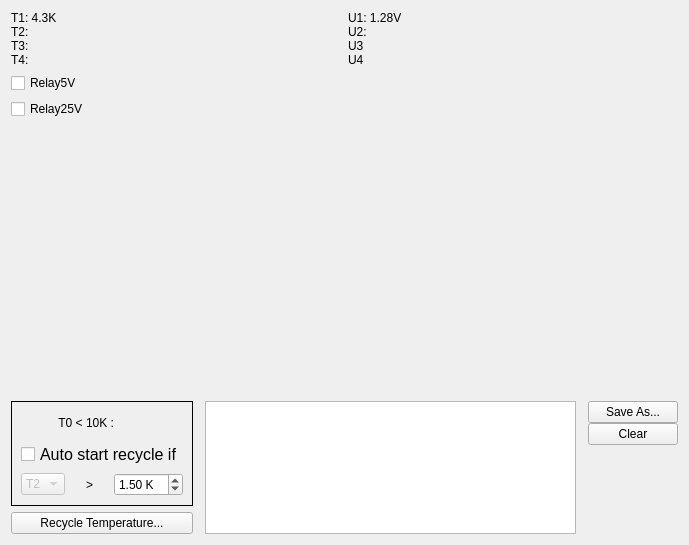
<?xml version="1.0" encoding="UTF-8"?>
<ui version="4.0">
 <class>TempM1Widget</class>
 <widget class="QWidget" name="TempM1Widget">
  <property name="enabled">
   <bool>true</bool>
  </property>
  <property name="geometry">
   <rect>
    <x>0</x>
    <y>0</y>
    <width>689</width>
    <height>545</height>
   </rect>
  </property>
  <property name="windowTitle">
   <string>Form</string>
  </property>
  <layout class="QVBoxLayout" name="verticalLayout_2">
   <item>
    <layout class="QHBoxLayout" name="horizontalLayout">
     <item>
      <widget class="QLabel" name="lbTemperature">
       <property name="styleSheet">
        <string notr="true">font: 24pt &quot;MS Shell Dlg 2&quot;; </string>
       </property>
       <property name="text">
        <string>T1: 4.3K
T2: 
T3:
T4:</string>
       </property>
      </widget>
     </item>
     <item>
      <widget class="QLabel" name="lbVoltage">
       <property name="styleSheet">
        <string notr="true">font: 24pt &quot;MS Shell Dlg 2&quot;;</string>
       </property>
       <property name="text">
        <string>U1: 1.28V
U2:
U3
U4</string>
       </property>
      </widget>
     </item>
    </layout>
   </item>
   <item>
    <layout class="QVBoxLayout" name="verticalLayout">
     <item>
      <widget class="QCheckBox" name="cb5V">
       <property name="styleSheet">
        <string notr="true">font: 12pt &quot;MS Shell Dlg 2&quot;; </string>
       </property>
       <property name="text">
        <string>Relay5V</string>
       </property>
      </widget>
     </item>
     <item>
      <widget class="QCheckBox" name="cb25V">
       <property name="styleSheet">
        <string notr="true">font: 12pt &quot;MS Shell Dlg 2&quot;; </string>
       </property>
       <property name="text">
        <string>Relay25V</string>
       </property>
      </widget>
     </item>
    </layout>
   </item>
   <item>
    <spacer name="verticalSpacer">
     <property name="orientation">
      <enum>Qt::Vertical</enum>
     </property>
     <property name="sizeHint" stdset="0">
      <size>
       <width>20</width>
       <height>40</height>
      </size>
     </property>
    </spacer>
   </item>
   <item>
    <layout class="QGridLayout" name="gridLayout" columnstretch="1,3,1,1">
     <property name="horizontalSpacing">
      <number>12</number>
     </property>
     <property name="verticalSpacing">
      <number>6</number>
     </property>
     <item row="3" column="0">
      <widget class="QPushButton" name="PB_RecycleTemp">
       <property name="sizePolicy">
        <sizepolicy hsizetype="Minimum" vsizetype="Fixed">
         <horstretch>0</horstretch>
         <verstretch>0</verstretch>
        </sizepolicy>
       </property>
       <property name="minimumSize">
        <size>
         <width>0</width>
         <height>0</height>
        </size>
       </property>
       <property name="styleSheet">
        <string notr="true">font: 12pt &quot;MS Shell Dlg 2&quot;;</string>
       </property>
       <property name="text">
        <string>Recycle Temperature...</string>
       </property>
      </widget>
     </item>
     <item row="2" column="0">
      <widget class="QFrame" name="verticalFrame_3">
       <property name="frameShape">
        <enum>QFrame::Box</enum>
       </property>
       <layout class="QVBoxLayout" name="verticalLayout_5">
        <item>
         <layout class="QHBoxLayout" name="horizontalLayout_6">
          <item>
           <spacer name="horizontalSpacer_3">
            <property name="orientation">
             <enum>Qt::Horizontal</enum>
            </property>
            <property name="sizeHint" stdset="0">
             <size>
              <width>40</width>
              <height>20</height>
             </size>
            </property>
           </spacer>
          </item>
          <item>
           <widget class="QLabel" name="label_3">
            <property name="styleSheet">
             <string notr="true">font: 12pt &quot;MS Shell Dlg 2&quot;;</string>
            </property>
            <property name="text">
             <string>T0 &lt; 10K :</string>
            </property>
            <property name="alignment">
             <set>Qt::AlignRight|Qt::AlignTrailing|Qt::AlignVCenter</set>
            </property>
           </widget>
          </item>
          <item>
           <widget class="QLabel" name="L_isOperating">
            <property name="minimumSize">
             <size>
              <width>25</width>
              <height>25</height>
             </size>
            </property>
            <property name="maximumSize">
             <size>
              <width>25</width>
              <height>25</height>
             </size>
            </property>
            <property name="text">
             <string/>
            </property>
           </widget>
          </item>
          <item>
           <spacer name="horizontalSpacer_2">
            <property name="orientation">
             <enum>Qt::Horizontal</enum>
            </property>
            <property name="sizeHint" stdset="0">
             <size>
              <width>40</width>
              <height>20</height>
             </size>
            </property>
           </spacer>
          </item>
         </layout>
        </item>
        <item>
         <layout class="QHBoxLayout" name="horizontalLayout_4">
          <item>
           <spacer name="horizontalSpacer_4">
            <property name="orientation">
             <enum>Qt::Horizontal</enum>
            </property>
            <property name="sizeHint" stdset="0">
             <size>
              <width>40</width>
              <height>20</height>
             </size>
            </property>
           </spacer>
          </item>
          <item>
           <widget class="QCheckBox" name="CB_TemperatureControl">
            <property name="font">
             <font>
              <family>MS Shell Dlg 2</family>
              <pointsize>12</pointsize>
              <weight>50</weight>
              <italic>false</italic>
              <bold>false</bold>
             </font>
            </property>
            <property name="layoutDirection">
             <enum>Qt::LeftToRight</enum>
            </property>
            <property name="styleSheet">
             <string notr="true">font: 12pt &quot;MS Shell Dlg 2&quot;;</string>
            </property>
            <property name="text">
             <string>Auto start recycle if</string>
            </property>
            <property name="iconSize">
             <size>
              <width>25</width>
              <height>25</height>
             </size>
            </property>
           </widget>
          </item>
          <item>
           <spacer name="horizontalSpacer_5">
            <property name="orientation">
             <enum>Qt::Horizontal</enum>
            </property>
            <property name="sizeHint" stdset="0">
             <size>
              <width>40</width>
              <height>20</height>
             </size>
            </property>
           </spacer>
          </item>
         </layout>
        </item>
        <item>
         <layout class="QHBoxLayout" name="horizontalLayout_5">
          <item>
           <widget class="QComboBox" name="CB_SelectedTempSensor">
            <property name="enabled">
             <bool>false</bool>
            </property>
            <property name="styleSheet">
             <string notr="true">font: 12pt &quot;MS Shell Dlg 2&quot;;</string>
            </property>
            <item>
             <property name="text">
              <string>T2</string>
             </property>
            </item>
            <item>
             <property name="text">
              <string>T3</string>
             </property>
            </item>
           </widget>
          </item>
          <item>
           <widget class="QLabel" name="label_2">
            <property name="statusTip">
             <string/>
            </property>
            <property name="styleSheet">
             <string notr="true">font: 12pt &quot;MS Shell Dlg 2&quot;; </string>
            </property>
            <property name="text">
             <string>&gt;</string>
            </property>
            <property name="alignment">
             <set>Qt::AlignCenter</set>
            </property>
           </widget>
          </item>
          <item>
           <widget class="QDoubleSpinBox" name="DSB_TempThreshold">
            <property name="enabled">
             <bool>true</bool>
            </property>
            <property name="sizePolicy">
             <sizepolicy hsizetype="Minimum" vsizetype="Maximum">
              <horstretch>0</horstretch>
              <verstretch>0</verstretch>
             </sizepolicy>
            </property>
            <property name="styleSheet">
             <string notr="true">font: 12pt &quot;MS Shell Dlg 2&quot;;</string>
            </property>
            <property name="suffix">
             <string> K</string>
            </property>
            <property name="maximum">
             <double>20.000000000000000</double>
            </property>
            <property name="singleStep">
             <double>0.010000000000000</double>
            </property>
            <property name="value">
             <double>1.500000000000000</double>
            </property>
           </widget>
          </item>
         </layout>
        </item>
       </layout>
      </widget>
     </item>
     <item row="2" column="1" rowspan="2" colspan="2">
      <widget class="QPlainTextEdit" name="PTE_Log">
       <property name="sizePolicy">
        <sizepolicy hsizetype="Minimum" vsizetype="Ignored">
         <horstretch>0</horstretch>
         <verstretch>0</verstretch>
        </sizepolicy>
       </property>
       <property name="maximumSize">
        <size>
         <width>16777215</width>
         <height>1231344</height>
        </size>
       </property>
       <property name="styleSheet">
        <string notr="true">font: 12pt &quot;MS Shell Dlg 2&quot;;</string>
       </property>
      </widget>
     </item>
     <item row="2" column="3" rowspan="2">
      <layout class="QVBoxLayout" name="verticalLayout_3">
       <item>
        <widget class="QPushButton" name="PB_SaveLogAs">
         <property name="styleSheet">
          <string notr="true">font: 12pt &quot;MS Shell Dlg 2&quot;;</string>
         </property>
         <property name="text">
          <string>Save As...</string>
         </property>
        </widget>
       </item>
       <item>
        <widget class="QPushButton" name="PB_ClearLog">
         <property name="styleSheet">
          <string notr="true">font: 12pt &quot;MS Shell Dlg 2&quot;;</string>
         </property>
         <property name="text">
          <string>Clear</string>
         </property>
        </widget>
       </item>
       <item>
        <spacer name="verticalSpacer_2">
         <property name="orientation">
          <enum>Qt::Vertical</enum>
         </property>
         <property name="sizeHint" stdset="0">
          <size>
           <width>20</width>
           <height>40</height>
          </size>
         </property>
        </spacer>
       </item>
      </layout>
     </item>
    </layout>
   </item>
  </layout>
 </widget>
 <resources/>
 <connections/>
</ui>
